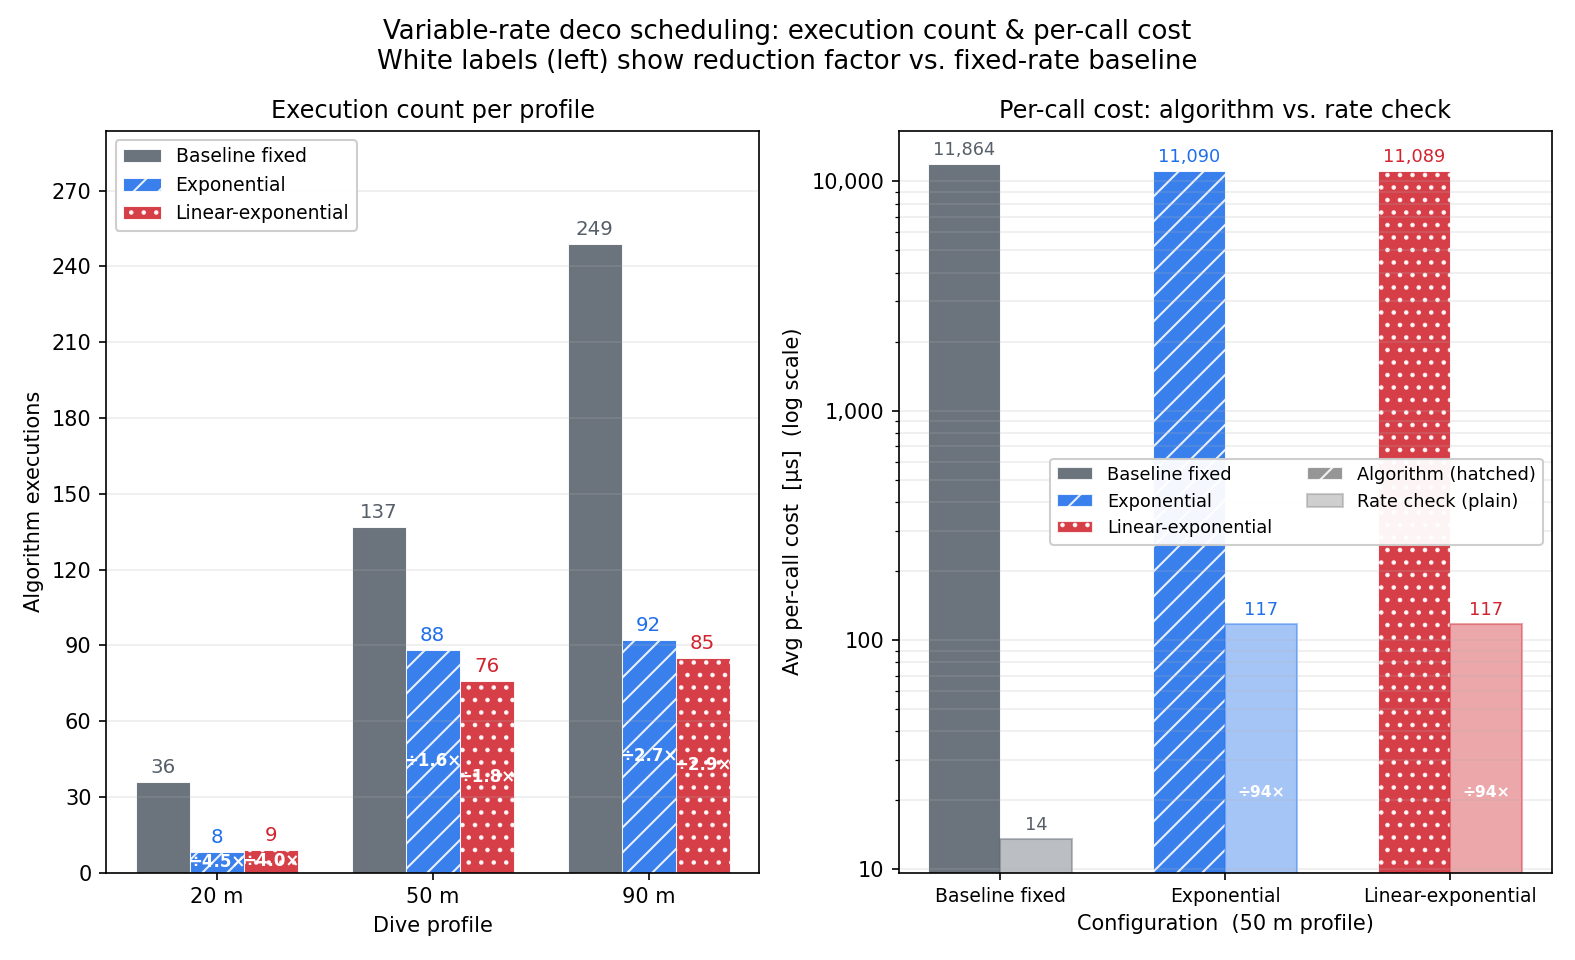

Source code (Python):
#!/usr/bin/env python3
"""
Variable-rate scheduling effect on the decompression schedule algorithm.

Left panel  — execution count: how many times deco is actually computed
              under fixed-rate vs. variable-rate scheduling.
Right panel — per-call cost (log scale, µs): decompression algorithm vs.
              rate-check overhead.  The rate check adds only 0.5–1.8% per
              call, so the net saving is nearly proportional to the
              execution-count reduction.

Data source: summary.csv from STDC-STM32-rs/results/newest/*.tables
             (cycles converted to µs at 16 MHz STM32L476)
"""

import numpy as np
import matplotlib.pyplot as plt
import matplotlib.ticker as ticker
import matplotlib.patches as mpatches

CLOCK_HZ = 16_000_000
PROFILES  = ["20 m", "50 m", "90 m"]

# ── execution counts (samples column from timing_deco_schedule table) ──────
DECO_COUNTS = {
    "Baseline fixed":     [36,  137, 249],
    "Exponential":        [ 8,   88,  92],
    "Linear-exponential": [ 9,   76,  85],
}

# ── per-call avg cost in µs (avg_cycles / CLOCK_HZ * 1e6) ─────────────────
ALGO_US = {
    "Baseline fixed":     [6363, 11864, 23216],
    "Exponential":        [6341, 11090, 21448],
    "Linear-exponential": [6335, 11089, 20523],
}
RATE_US = {
    "Baseline fixed":     [13.7, 13.6, 13.8],
    "Exponential":        [113.2, 117.4, 114.9],
    "Linear-exponential": [112.6, 117.4, 114.6],
}

C_FIXED = "#57606a"
C_EXP   = "#1f6feb"
C_THAL  = "#d1242f"
COLORS  = [C_FIXED, C_EXP, C_THAL]
HATCHES = ["", "//", ".."]

x     = np.arange(len(PROFILES))
width = 0.25
keys  = list(DECO_COUNTS.keys())

fig, (ax1, ax2) = plt.subplots(1, 2, figsize=(10.5, 6.4))

# ── left: execution count ──────────────────────────────────────────────────
for i, (key, color, hatch) in enumerate(zip(keys, COLORS, HATCHES)):
    vals = DECO_COUNTS[key]
    bars = ax1.bar(x + (i - 1) * width, vals, width,
                   label=key, color=color, alpha=0.88,
                   hatch=hatch, edgecolor="white", linewidth=0.5)
    for bar, v in zip(bars, vals):
        ax1.text(bar.get_x() + bar.get_width() / 2,
                 bar.get_height() + 2,
                 str(v), ha="center", va="bottom",
                 fontsize=9.5, color=color)

fixed = DECO_COUNTS["Baseline fixed"]
for algo_i, key in enumerate(keys[1:], start=1):
    for j, (base, var) in enumerate(zip(fixed, DECO_COUNTS[key])):
        if base > 0 and var > 0:
            ax1.text(x[j] + (algo_i - 1) * width,
                     DECO_COUNTS[key][j] / 2,
                     f"÷{base/var:.1f}×",
                     ha="center", va="center",
                     fontsize=8, color="white", fontweight="bold")

ax1.set_xticks(x)
ax1.set_xticklabels(PROFILES)
ax1.set_xlabel("Dive profile")
ax1.set_ylabel("Algorithm executions")
ax1.set_title("Execution count per profile", fontsize=11.5)
ax1.legend(fontsize=9, framealpha=0.95)
ax1.grid(axis="y", alpha=0.22)
ax1.yaxis.set_major_locator(ticker.MaxNLocator(integer=True))
ax1.set_ylim(0, max(max(v) for v in DECO_COUNTS.values()) * 1.18)

# ── right: per-call cost at 50 m (log scale) ──────────────────────────────
# One representative profile; x-axis = configuration; two bars per config
# (algorithm solid, rate check light) with matching color + hatch.
xi  = np.arange(len(keys))
w2  = 0.32
P   = "50m"

algo_50 = [ALGO_US[k][1] for k in keys]   # index 1 = 50m
rate_50 = [RATE_US[k][1] for k in keys]

# Algorithm bars: hatched (solid fill + hatch), Rate check bars: no hatch, lighter alpha
for i, (key, color, hatch) in enumerate(zip(keys, COLORS, HATCHES)):
    ax2.bar(xi[i] - w2 / 2, algo_50[i], w2,
            color=color, alpha=0.88, hatch=hatch,
            edgecolor="white", linewidth=0.5)
    ax2.bar(xi[i] + w2 / 2, rate_50[i], w2,
            color=color, alpha=0.40,
            edgecolor=color, linewidth=1.0)
    # value labels just above each bar (tight gap on log scale: multiply by 1.05)
    ax2.text(xi[i] - w2 / 2, algo_50[i] * 1.05,
             f"{algo_50[i]:,.0f}", ha="center", va="bottom",
             fontsize=8.5, color=color)
    ax2.text(xi[i] + w2 / 2, rate_50[i] * 1.05,
             f"{rate_50[i]:.0f}", ha="center", va="bottom",
             fontsize=8.5, color=color)
    # ÷N× inside the rate check bar (always shorter for deco), horizontal
    ratio = algo_50[i] / rate_50[i]
    if rate_50[i] > 30:   # skip fixed-rate bar (too short on log scale)
        log_mid = (rate_50[i] ** 0.5) * 2.0
        ax2.text(xi[i] + w2 / 2, log_mid,
                 f"÷{ratio:.0f}×", ha="center", va="center",
                 fontsize=7.5, color="white", fontweight="bold")

# Legend via Patch for reliable colour rendering
legend_handles = [
    mpatches.Patch(facecolor=color, alpha=0.88, hatch=hatch,
                   edgecolor="white", label=key)
    for color, hatch, key in zip(COLORS, HATCHES, keys)
] + [
    mpatches.Patch(facecolor="#888", alpha=0.88, hatch="//",
                   edgecolor="white", label="Algorithm (hatched)"),
    mpatches.Patch(facecolor="#888", alpha=0.40,
                   edgecolor="#888", linewidth=1.0, label="Rate check (plain)"),
]

ax2.set_yscale("log")
ax2.set_xticks(xi)
ax2.set_xticklabels(keys, fontsize=9)
ax2.set_xlabel("Configuration  (50 m profile)")
ax2.set_ylabel("Avg per-call cost  [µs]  (log scale)")
ax2.set_title("Per-call cost: algorithm vs. rate check", fontsize=11.5)
ax2.legend(handles=legend_handles, fontsize=8.5, framealpha=0.95, ncol=2)
ax2.grid(axis="y", alpha=0.22, which="both")
ax2.yaxis.set_major_formatter(ticker.FuncFormatter(
    lambda v, _: f"{v:,.0f}" if v >= 1 else f"{v:.1f}"))

fig.suptitle(
    "Variable-rate deco scheduling: execution count & per-call cost\n"
    "White labels (left) show reduction factor vs. fixed-rate baseline",
    fontsize=12.5,
)
fig.tight_layout()

out = "fig_rate_deco.png"
fig.savefig(out, dpi=150)
print(f"Figure written: {out}")
